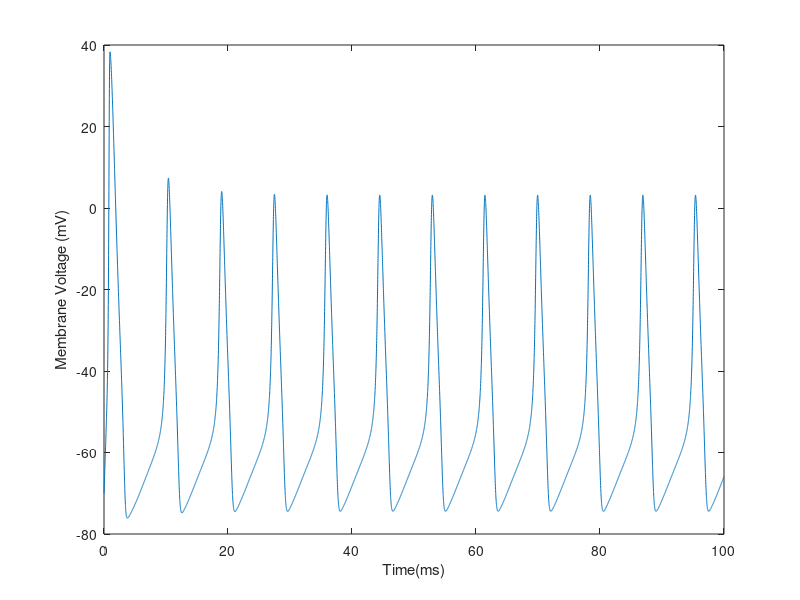
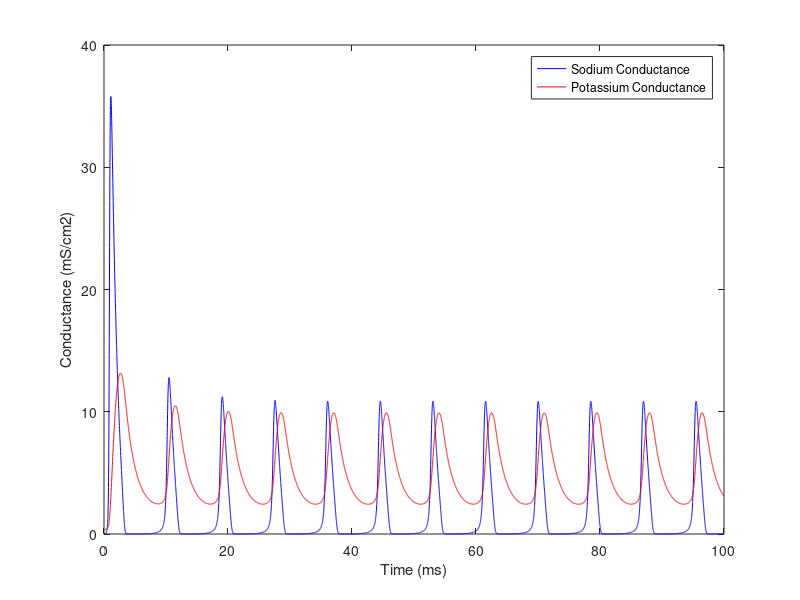

These figures' MATLAB source, in order:
clear
close all
%{
    The section below is used to initialize all variables needed for the
    model. We used a time step of 1/100 of a millisecond, which may be
    overkill, but gives more accurate simulations of model neurons.
%}
gK= 36; %maximal K+ conductance
gNa=120; %maximal Na+ conductance
gL=.3; %Leak conductance
Ek=-12; % Reversal potential of Potassium
ENa=115;% Reversal potential of Sodium
El=10.6;% Reversal potential of the leak channels
Vrest=0;% resting potential
dt=.01; % time step for Eulers method
length=10000; % amount of time steps (100 ms / .01 time step)
time= .01:.01:100;
Vm= zeros(1,length); % Zero out the voltage array
Vm(1)=Vrest;%  start the voltage at rest
Cm = 1.0; %membrane capacitance
Icurrent=[50.*ones(1, length), zeros(1, length)];%current injection parameter
%{
    The section below is used to initialize the variables needed for
    euler's method to iterate.
%}
alphaM(1)=0.1.*((25-Vm(1))/(exp((25-Vm(1))/10)-1));%this is used to determine initial AlphaM to find original gating parameters
betaM(1)=4.*exp(-Vm(1)/18);

alphaN(1)=.01.*((10-Vm(1))/(exp((10-Vm(1))/10)-1));
betaN(1)= .125.*exp(-Vm(1)/80);

alphaH(1)=.07.*exp(-Vm(1)/20);
betaH(1)=1/(exp((30-Vm(1))/10)+1);

m(1)=alphaM(1)/(alphaM(1)+betaM(1));
n(1)=alphaN(1)/(alphaN(1)+betaN(1));
h(1)=alphaH(1)/(alphaH(1)+betaH(1));
%{
    Here begins the numerical solving of the differential equations that
    describe the HH model neuron. This iterates from 1 to the length of the
    simulation time points, which is 100/millisecond for 100 ms so 10000
    total iterations.
%}
for i= 1:length-1
    %% Finding alphas and betas, the opening and closing characteristics of the markov model basis of ion channels
    alphaM(i)= 0.1*((25-Vm(i))/(exp((25-Vm(i))/10)-1));%alphaM determined by membrane voltage
    betaM(i)= 4 * exp(-(Vm(i))/18);%betaM determined by membrane voltage only
    
    alphaN(i)= 0.01 * ((10-Vm(i))/(exp((10-Vm(i))/10)-1));%alphaN determined by membrane voltage only
    betaN(i)= 0.125*exp(-(Vm(i))/80);%betaN determined by membrane voltage only
    
    alphaH(i)= 0.07*exp(-(Vm(i))/20);%AlphaH determined by membrane voltage only
    betaH(i)= 1/(exp((30-Vm(i))/10)+1);%betaH determined by membrane voltage only
    %% Finding m, n, and h which determine the odds of a single Na+ activation gate, K+ activation gate
    %  and Na+ inactivation gate respectively being open. Based on the
    %  alphas and betas, and previous values for M, N, and H. Eulers method
    %  is used to numerically solve differential equations
    m(i+1) = m(i) + dt*(alphaM(i) *(1-m(i)) - betaM(i)*m(i));
    n(i+1) = n(i) + dt*(alphaN(i) *(1-n(i)) - betaN(i)*n(i));
    h(i+1) = h(i) + dt*(alphaH(i) *(1-h(i)) - betaH(i)*h(i));
    %% Sodium, potassium, and leak currents are determined using channel
    % characteristics discussed above. Models of Na+ channel include 3
    % activation gates and one inactivation gate, so cubing the activation
    % gate shows the odds that a single channel is open, which due to the
    % law of large numbers can describe total conductance as a percent of
    % max.
    gNaActual(i)=(m(i+1)^3)*gNa*h(i+1);
    gKActual(i)=((n(i+1))^4).*gK;
    INa(i)= (m(i+1)^3)*gNa*h(i+1)*(Vm(i)-ENa);
    IK(i)= ((n(i+1))^4) *gK*(Vm(i)-Ek);
    IL(i)= gL*(Vm(i)-El);
    %% Summing all membrane currents (without Na+/K+ pump which is not included in model)
    Im(i)= Icurrent(i) - IK(i) - INa(i)- IL(i);
    %% iterating to find next membrane voltage using Eulers method
    Vm(i+1)= Vm(i) + dt*(Im(i)/Cm);
end
Vm(:)=Vm(:)-70;
%% plots membrane voltage
figure
plot(time,Vm)

ylabel('Membrane Voltage (mV)')
xlabel('Time(ms)')
%}

%% Plotting Conductances
figure
plot(time(2:end), gNaActual, 'b', time(2:end), gKActual,'r')
legend('Sodium Conductance','Potassium Conductance')
xlabel('Time (ms)')
ylabel('Conductance (mS/cm2)')

